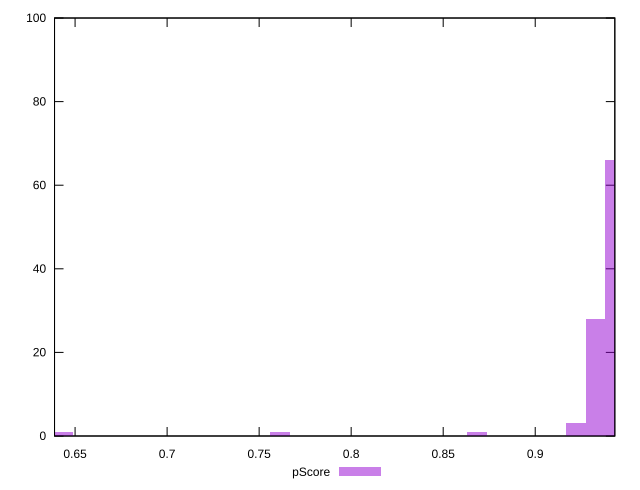

Here is the gnuplot script that generated this plot:
reset

$pScore <<EOF
0.643274330279358 1
0.7612079574972404 1
0.9327477789050691 28
0.8684203458771333 1
0.9220265400670798 3
0.9434690177430585 66
EOF

set key outside below
set boxwidth 0.0107212388379893
set xrange [0.6388348042145386:0.9432481213857772]
set yrange [0:100]
set trange [0:100]
set style fill transparent solid 0.5 noborder
set terminal svg size 640, 490 enhanced background rgb 'white'
set output "report_00017_2021-02-10T15-08-03.406Z/first-meaningful-paint/samples/pages+cached/pScore/histogram.svg"

plot $pScore title "pScore" with boxes

reset
